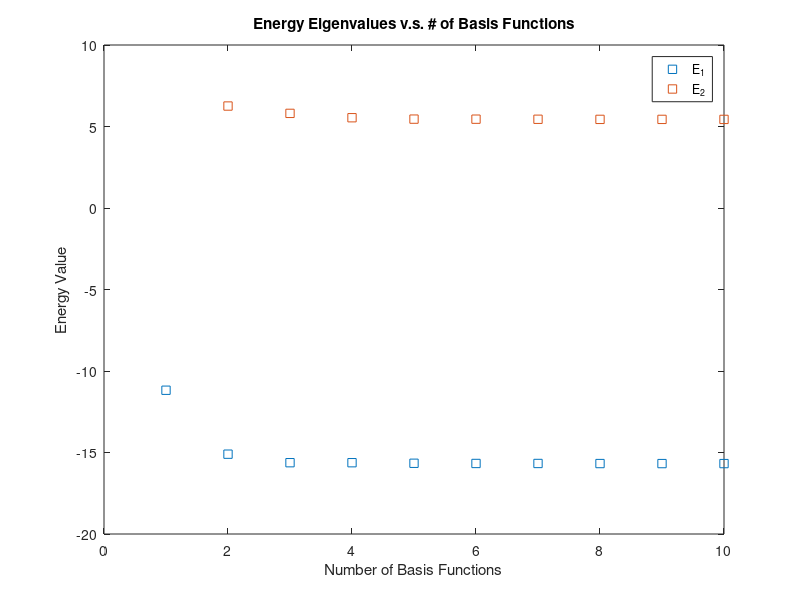

Write MATLAB code to recreate this figure. (Note: this script raises an error after producing the figure.)
%% Eigenvalue solver for calculating the lowest solutions of a given hamiltonian matrix (for MIT 6.728)
clear;
clc;
format short;

%% Part C Code
h11 = 1 - 40/pi*(0.956610);
h13 = 40/pi*3*sqrt(3)/8;
h31 = h13;
h33 = 9 - 40/6;

H3 = [h11 h13; h31 h33];

[V3, D3] = eig(H3);

%parameterized function of x, with inputs a, b
fun = @(x, a, b) sin(a.*x).*sin(b.*x);

%Max iteration number
Nmax = 10;

for j = 1:Nmax;
    H = zeros(j,j);
    
    for n = 1:j
        for m = 1:j
            if (m == n)
                H(m,n) = (2*m-1)^2 - 40/pi*integral(@(x)fun(x,2*m-1,2*n-1),pi/3,2*pi/3); %Doing 1, 3, 5...
            else
                H(m,n) = -40/pi*integral(@(x)fun(x,2*m-1,2*n-1),pi/3,2*pi/3);
            end
        end
    end
    
    [V, D] = eig(H);
    
    A(j).coefficiencts = V;
    A(j).eigenvalues = D;
    
    E1(j) = D(1,1);
    E2(j) = 0;
    
    if j>=2
        E2(j) = D(2,2);
    end
    
end

mark = 's';
domain = 1:Nmax;

figure(1)
plot(1:Nmax, E1,mark, 2:Nmax, E2(2:Nmax), mark);
title("Energy Eigenvalues v.s. # of Basis Functions");
xlabel("Number of Basis Functions");
ylabel("Energy Value");
legend('E_1', 'E_2')

T = [domain; E1; E2]
points = 1000;


%% Part D Code
y = linspace(0, pi, points);
coeff = A(10).coefficiencts(:,1)
psi = zeros(1, points);


for index = 1:10
    psi = psi + coeff(index) * demo(y, 2*index-1);
end

figure(2)
plot(y, -psi, y, demo(y,1));
title("Sum of 10 Basis Functions for Ground State");
xlabel("y");
ylabel("\psi");
legend('\psi_{calc}', '\psi_{single}')
axis([0 pi 0 1.2]);


